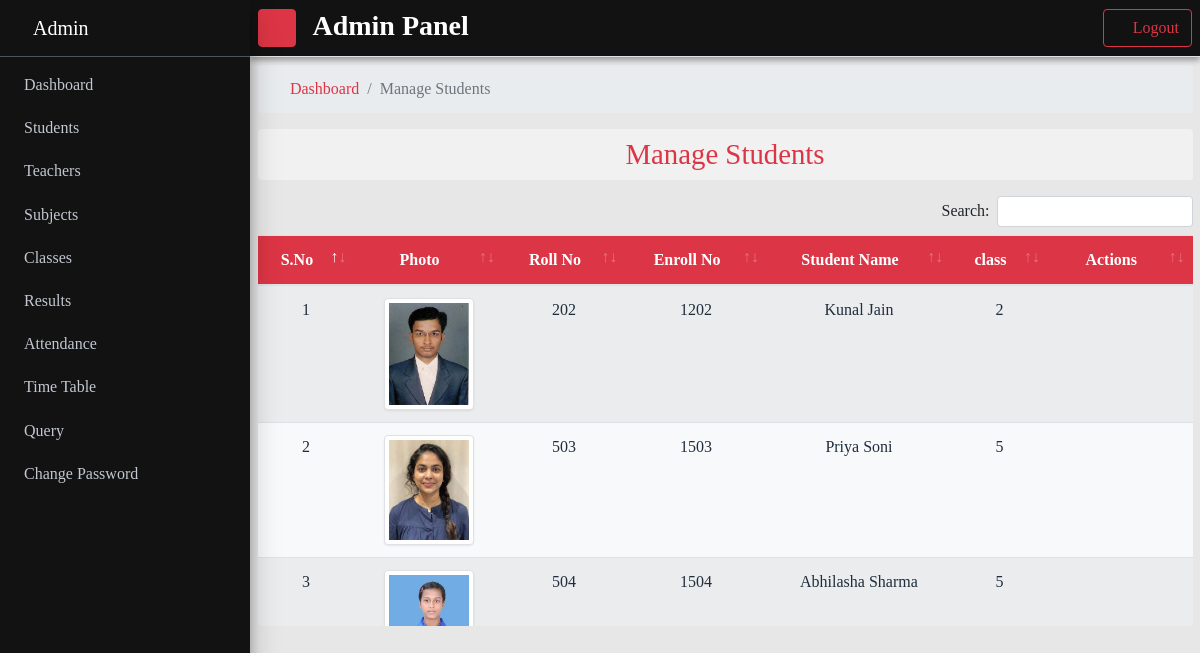
Page /admin/manage-students.php (signed in) on the committed database.
### tables this page shows
CREATE TABLE `students` (
  `id` int(11) NOT NULL,
  `RollNumber` int(11) NOT NULL,
  `EnrollmentNumber` int(50) NOT NULL,
  `Name` varchar(200) NOT NULL,
  `FatherName` varchar(200) NOT NULL,
  `MotherName` varchar(200) NOT NULL,
  `Address` varchar(255) NOT NULL,
  `Email` varchar(200) NOT NULL,
  `DOB` date NOT NULL,
  `Age` int(4) NOT NULL,
  `PhoneNumber` varchar(20) NOT NULL,
  `ParentPhoneNumber` varchar(20) NOT NULL,
  `ClassId` int(11) NOT NULL,
  `Photo` varchar(255) NOT NULL,
  `Gender` varchar(100) NOT NULL,
  `Password` varchar(255) NOT NULL
);

CREATE TABLE `classes` (
  `id` int(11) NOT NULL,
  `ClassName` varchar(50) NOT NULL,
  `ClassNameNumeric` int(4) NOT NULL
);

### admin/manage-students.php (the view, shortened to what this page needs)
<?php
    include "../include/config.php";
    $query = "SELECT `students`.*, `classes`.* FROM `students` LEFT JOIN `classes` ON `students`.`ClassId` = `classes`.`id`;";
    $result = mysqli_query($conn,$query);
?>
<!DOCTYPE html>
<html lang="en">
<head>
    <?php
        include "includes/includes.php";
    ?>
</head>
<body class="hold-transition sidebar-mini layout-fixed">
    <?php include "includes/navbar.php" ?>
    <div class="wrapper">
        <div class="content-wrapper">
            <div class="container-fluid">
                <div class="pt-2">
                    <nav aria-label="breadcrumb">
                    <ol class="breadcrumb">
                        <li class="breadcrumb-item"><a href="dashboard.php"><i class="fa fa-home-lg"></i> Dashboard</a></li>
                        <li class="breadcrumb-item active" aria-current="page">Manage Students</li>
                    </ol>
                    </nav>
                </div>
                <h3 class="h3 text-center heading-2 text-danger py-2 mb-3 rounded">Manage Students</h3>
                <div id="table-div" class="table-div rounded">
                    <table id="table" class="table bg-light table-striped text-center display">
                        <thead>
                        <tr>
                            <th scope="col">S.No</th>
                            <th scope="col">Photo</th>
                            <th scope="col">Roll No</th>
                            <th scope="col">Enroll No</th>
                            <th scope="col">Student Name</th>
                            <th scope="col">class</th>
                            <th scope="col">Actions</th>
                        </tr>
                        </thead>
                        <tbody>
                    <?php
                    if(mysqli_num_rows($result) > 0)
                    {
                        $sno = 1;
                        while($row = mysqli_fetch_array($result))
                        {
                            $photo = "../photos/$row[3]/$row[13]";
                    ?>
                            <tr>
                                <td><?php echo $sno ?></td>
                                <td><img class="img img-thumbnail" src="<?php echo $photo ?>"/></td>
                                <td><?php echo $row[1] ?></td>
                                <td><?php echo $row[2] ?></td>
                                <td><?php echo $row[3] ?></td>
                                <td><?php echo $row[16] ?></td>
                                <td>
                                    <a href='<?php echo "edit-student.php?id=$row[0]" ?>'><i class="fa fa-edit"></i></a>
                                    <button class="btn del-btn mx-2 text-danger" onclick="if(confirm('are you sure?'))document.location = 'delete.php?c=student&id=<?php echo $row[0];?>'"><i class="fa fa-trash-alt"></i></button>
                                    <a href='<?php echo "view-student.php?id=$row[0]" ?>'><i class="fa fa-arrow-right"></i></a>
                                </td>
                            </tr>
                    <?php
                            $sno++;
                        }
                        echo "</tbody></table>";
                        }
                    ?>
                </div>
            </div>
        </div>
    </div>
</body>
</html>

### admin/includes/includes.php (shortened to what this page needs)
<link rel="stylesheet" href="../css/fontawesome/all.css">
<link rel="stylesheet" href="../css/bootstrap/bootstrap.min.css">
<link rel="stylesheet" href="../fonts/Ubuntu.css">
<link rel="stylesheet" href="../css/overlayScrollbar/OverlayScrollbars.min.css">
<link rel="stylesheet" href="../css/adminlte/adminlte.min.css">
<link rel="stylesheet" href="../css/DataTable/datatables.min.css">
<link rel="stylesheet" href="css/main.css">

### admin/includes/navbar.php (shortened to what this page needs)
<nav class="main-header navbar navbar-expand  elevation-2" style="height: 57px; background-color:#121212;">
  <ul class="navbar-nav">
    <li class="nav-item">
<a href="#" class="btn btn-danger" data-widget="pushmenu" role="button"><i class="fa fa-bars"></i></a>
    </li>
     <li class="nav-item">
      <div class="ml-3"><p class="my-auto h3 text-white font-weight-bold">Admin Panel</p></div>
    </li>
  </ul>
  <ul class="ml-auto navbar-nav">
<a href="logout.php" class="btn btn-outline-danger" role="button"><i class="fa fa-sign-out"></i> Logout</a>
 </ul>
</nav>
<aside class="main-sidebar sidebar-dark-danger elevation-4" style="background-color:#121212;">
  <a href="dashboard.php" class="brand-link">
  <span class="brand-text font-weight-light"><strong> &nbsp;&nbsp;&nbsp;   &nbsp;Admin</strong></span>
</a>
  <div class="sidebar">
    <nav class="mt-2">
      <ul class="nav nav-pills nav-sidebar flex-column" data-widget="treeview" role="menu" data-accordion="false">
	<li class="nav-item ">
	<a href="dashboard.php" class="nav-link">
	  <p>
	    Dashboard
	  </p>
	</a>
	</li>
	<li class="nav-item">
	<a href="#" class="nav-link">
	  <p>
	    Students
	    <i class="fas fa-angle-right right"></i>
	  </p>
	</a>
	</li>
	<li class="nav-item">
	<a href="#" class="nav-link">
	  <p>
	   Teachers
	    <i class="fas fa-angle-right right"></i>
	  </p>
	</a>
	</li>
	<li class="nav-item">
	<a href="#" class="nav-link">
	  <p>
	    Subjects
	    <i class="fas fa-angle-right right"></i>
	  </p>
	</a>
	</li>
	<li class="nav-item">
	<a href="#" class="nav-link">
	  <p>
	    Classes
	    <i class="fas fa-angle-right right"></i>
	  </p>
	</a>
	</li>
	<li class="nav-item">
	<a href="#" class="nav-link">
	  <p>
	    Results
	    <i class="fas fa-angle-right right"></i>
	  </p>
	</a>
	</li>
	<li class="nav-item">
	<a href="#" class="nav-link">
	  <p>
	    Attendance
	    <i class="fas fa-angle-right right"></i>
	  </p>
	</a>
	</li>
	<li class="nav-item">
	<a href="#" class="nav-link">
	  <p>
	    Time Table
	    <i class="fas fa-angle-right right"></i>
	  </p>
	</a>
	</li>
	<li class="nav-item">
	<a href="view-query.php" class="nav-link">
	  <p>Query</p>
	</a>
	</li>
	<li class="nav-item">
	<a href="change-password.php" class="nav-link">
	  <p>Change Password</p>
	</a>
	</li>
      </ul>
    </nav>
  </div>
</aside>

### admin/css/main.css (style rules this page uses)
* { font-family: "ubuntu", serif; }
.content-wrapper { background-color: #e7e7e7; }
.heading-2 { background-color: #f1f1f1; font-size: 1.8rem; }

### admin/manage-students.php (style rules this page uses)
.table-div { overflow-y: scroll; height: 430px; }
table { position: relative; }
th { background-color: #DC3545; color: white; position: sticky; top: 0; left: 0; }
.img { width: 90px; }

### rows in the picture
students: Name+Photo (picture), RollNumber "202", EnrollmentNumber "1202", Name "Kunal Jain", ClassId "2"
students: Name+Photo (picture), RollNumber "503", EnrollmentNumber "1503", Name "Priya Soni", ClassId "5"
students: Name+Photo (picture), RollNumber "504", EnrollmentNumber "1504", Name "Abhilasha Sharma", ClassId "5"
